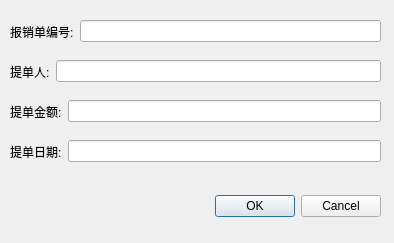
<?xml version="1.0" encoding="UTF-8"?>
<ui version="4.0">
 <class>Create</class>
 <widget class="QDialog" name="Create">
  <property name="geometry">
   <rect>
    <x>0</x>
    <y>0</y>
    <width>394</width>
    <height>243</height>
   </rect>
  </property>
  <property name="windowTitle">
   <string>Dialog</string>
  </property>
  <widget class="QDialogButtonBox" name="buttonBox">
   <property name="geometry">
    <rect>
     <x>40</x>
     <y>190</y>
     <width>341</width>
     <height>32</height>
    </rect>
   </property>
   <property name="orientation">
    <enum>Qt::Horizontal</enum>
   </property>
   <property name="standardButtons">
    <set>QDialogButtonBox::Cancel|QDialogButtonBox::Ok</set>
   </property>
  </widget>
  <widget class="QWidget" name="widget" native="true">
   <property name="geometry">
    <rect>
     <x>10</x>
     <y>10</y>
     <width>371</width>
     <height>43</height>
    </rect>
   </property>
   <layout class="QHBoxLayout" name="horizontalLayout">
    <item>
     <widget class="QLabel" name="label">
      <property name="text">
       <string>报销单编号:</string>
      </property>
     </widget>
    </item>
    <item>
     <widget class="QLineEdit" name="lineEdit"/>
    </item>
   </layout>
  </widget>
  <widget class="QWidget" name="widget_2" native="true">
   <property name="geometry">
    <rect>
     <x>10</x>
     <y>50</y>
     <width>371</width>
     <height>43</height>
    </rect>
   </property>
   <layout class="QHBoxLayout" name="horizontalLayout_2">
    <item>
     <widget class="QLabel" name="label_2">
      <property name="text">
       <string>提单人:</string>
      </property>
     </widget>
    </item>
    <item>
     <widget class="QLineEdit" name="lineEdit_2"/>
    </item>
   </layout>
  </widget>
  <widget class="QWidget" name="widget_3" native="true">
   <property name="geometry">
    <rect>
     <x>10</x>
     <y>90</y>
     <width>371</width>
     <height>43</height>
    </rect>
   </property>
   <layout class="QHBoxLayout" name="horizontalLayout_3">
    <item>
     <widget class="QLabel" name="label_3">
      <property name="text">
       <string>提单金额:</string>
      </property>
     </widget>
    </item>
    <item>
     <widget class="QLineEdit" name="lineEdit_3"/>
    </item>
   </layout>
  </widget>
  <widget class="QWidget" name="widget_4" native="true">
   <property name="geometry">
    <rect>
     <x>10</x>
     <y>130</y>
     <width>371</width>
     <height>43</height>
    </rect>
   </property>
   <layout class="QHBoxLayout" name="horizontalLayout_4">
    <item>
     <widget class="QLabel" name="label_4">
      <property name="text">
       <string>提单日期:</string>
      </property>
     </widget>
    </item>
    <item>
     <widget class="QLineEdit" name="lineEdit_4"/>
    </item>
   </layout>
  </widget>
 </widget>
 <resources/>
 <connections>
  <connection>
   <sender>buttonBox</sender>
   <signal>accepted()</signal>
   <receiver>Create</receiver>
   <slot>accept()</slot>
   <hints>
    <hint type="sourcelabel">
     <x>248</x>
     <y>254</y>
    </hint>
    <hint type="destinationlabel">
     <x>157</x>
     <y>274</y>
    </hint>
   </hints>
  </connection>
  <connection>
   <sender>buttonBox</sender>
   <signal>rejected()</signal>
   <receiver>Create</receiver>
   <slot>reject()</slot>
   <hints>
    <hint type="sourcelabel">
     <x>316</x>
     <y>260</y>
    </hint>
    <hint type="destinationlabel">
     <x>286</x>
     <y>274</y>
    </hint>
   </hints>
  </connection>
 </connections>
</ui>
